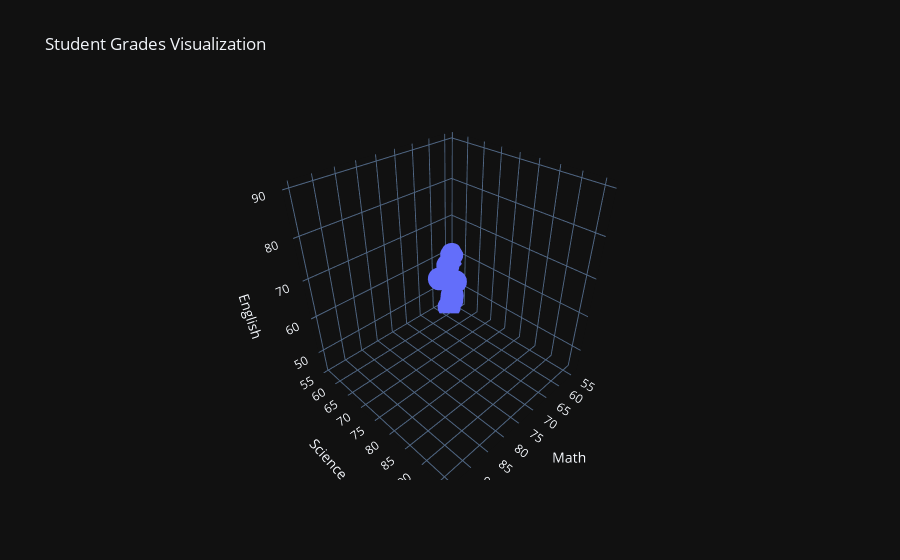

Notebook source saved alongside this figure:
### Code cell
fig = px.scatter_3d(
    students,
    x="Math",
    y="Science",
    z="English",
    title="Student Grades Visualization",
    template="plotly_dark"
)
fig.update_traces(marker=dict(size=8))  # Adjust point size
fig.show()

### Figure 1 — Plotly figure (JSON) as saved in the notebook; plotly's stock layout.template omitted (floating-point values rounded to 4 significant figures)
{"data": [{"hovertemplate": "Math=%{x}<br>Science=%{y}<br>English=%{z}<extra></extra>", "legendgroup": "", "marker": {"color": "#636efa", "size": 8, "symbol": "circle"}, "mode": "markers", "name": "", "scene": "scene", "showlegend": false, "type": "scatter3d", "x": [78, 72, 90, 88, 92, 60, 58, 55, 54, 95], "y": [80, 75, 91, 87, 93, 62, 59, 57, 56, 96], "z": [70, 68, 85, 82, 89, 50, 45, 60, 58, 90]}], "layout": {"legend": {"tracegroupgap": 0}, "scene": {"domain": {"x": [0, 1], "y": [0, 1]}, "xaxis": {"title": {"text": "Math"}}, "yaxis": {"title": {"text": "Science"}}, "zaxis": {"title": {"text": "English"}}}, "title": {"text": "Student Grades Visualization"}}}
